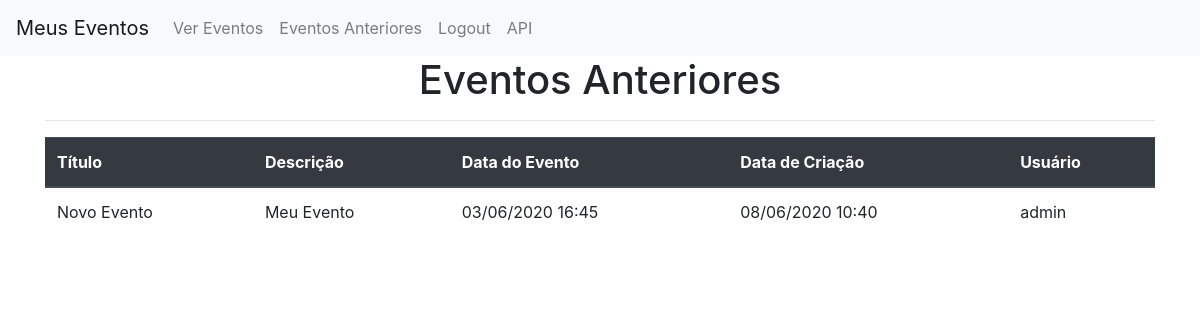
/vencidos (signed in), run on the app's committed database.
### core/models.py (models this page shows, shortened)
class Evento(models.Model):
    titulo = models.CharField(max_length=100, verbose_name='Título')
    descricao = models.TextField(blank=True, null=True, verbose_name='Descrição')
    data_evento = models.DateTimeField(verbose_name='Data do Evento')
    data_criacao = models.DateTimeField(auto_now=True, verbose_name='Data de Criação')
    usuario = models.ForeignKey(User, on_delete=models.CASCADE, verbose_name='Usuário')
    class Meta:
        verbose_name_plural = 'Eventos'
        db_table = 'evento'

### core/views.py (the view)
# urls.py: path('vencidos', views.vencidos, name='vencidos'),
@login_required(login_url='/login')
def vencidos(request):
    eventos = evento_services.get_last_eventos(request.user)
    context = {
        'eventos': eventos,
    }
    return render(request, 'vencidos.html', context)

### core/services/evento_services.py (called while the page is built)
def get_last_eventos(user):
    data_atual = datetime.now()
    return Evento.objects.filter(usuario=user,
                                 data_evento__lt=data_atual)

### core/templates/vencidos.html (shortened to what this page needs)
{% extends 'base.html' %}
{% block content %}
<h1 class="text-center">Eventos Anteriores</h1>
<hr>
{% if not eventos %}
<h5>Nenhum evento antigo encontrado.</h5>
{% else %}
<div class="table-responsive">
    <table class="table">
        <thead class="thead-dark">
        <tr>
            <th>Título</th>
            <th>Descrição</th>
            <th>Data do Evento</th>
            <th>Data de Criação</th>
            <th>Usuário</th>
        </tr>
        </thead>
        <tbody>
        {% for evento in eventos %}
        <tr>
            <td>{{evento.titulo}}</td>
            <td>{{evento.descricao}}</td>
            <td>{{evento.data_evento|date:"d/m/Y H:i"}}</td>
            <td>{{evento.data_criacao|date:"d/m/Y H:i"}}</td>
            <td>{{evento.usuario}}</td>
        </tr>
        {% endfor %}
        </tbody>
    </table>
</div>
{% endif%}
{% endblock content %}

### data on the page
Evento: titulo "Novo Evento", descricao "Meu Evento", data_evento "03/06/2020 16:45", data_criacao "08/06/2020 10:40", usuario "admin"
